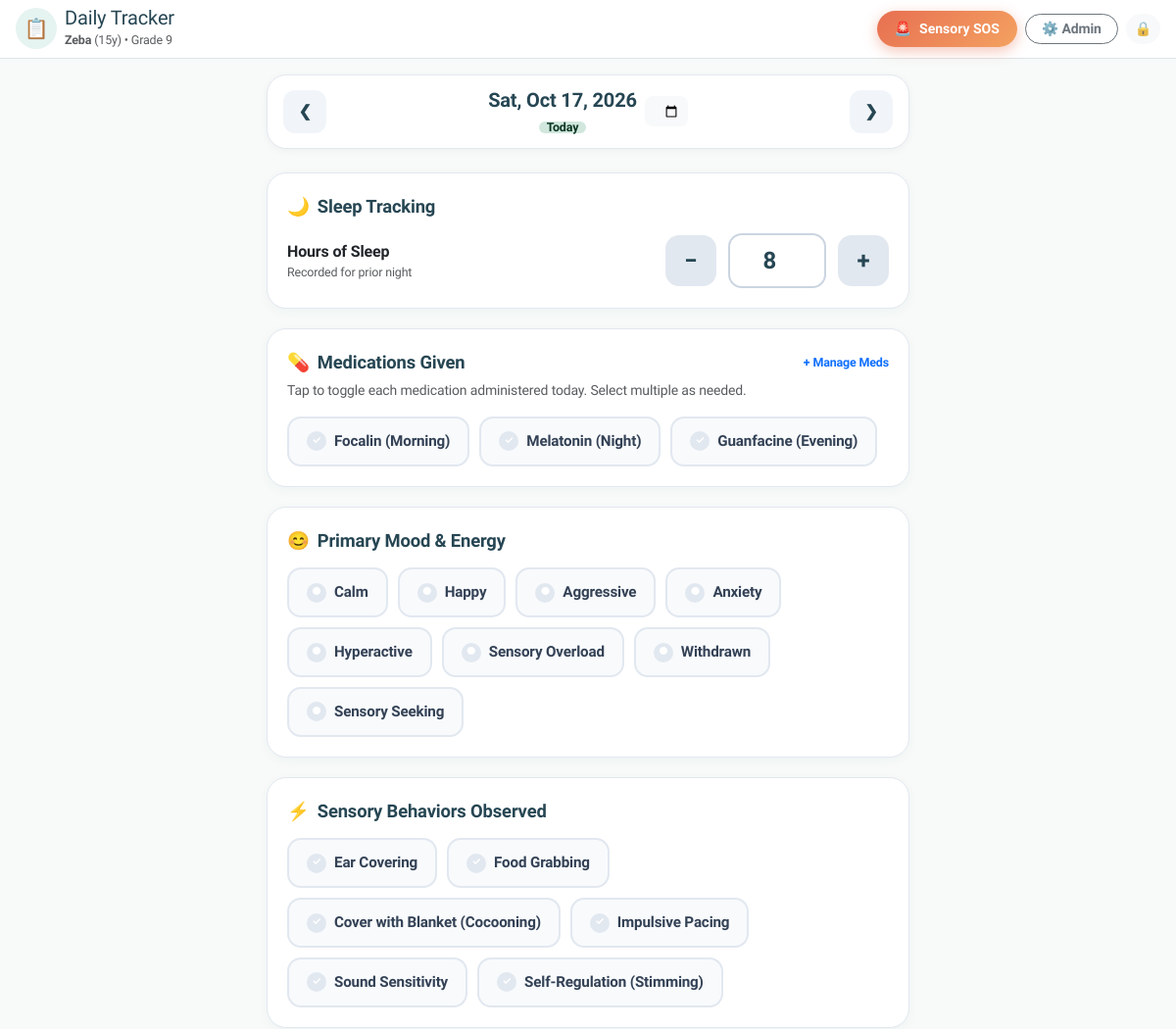
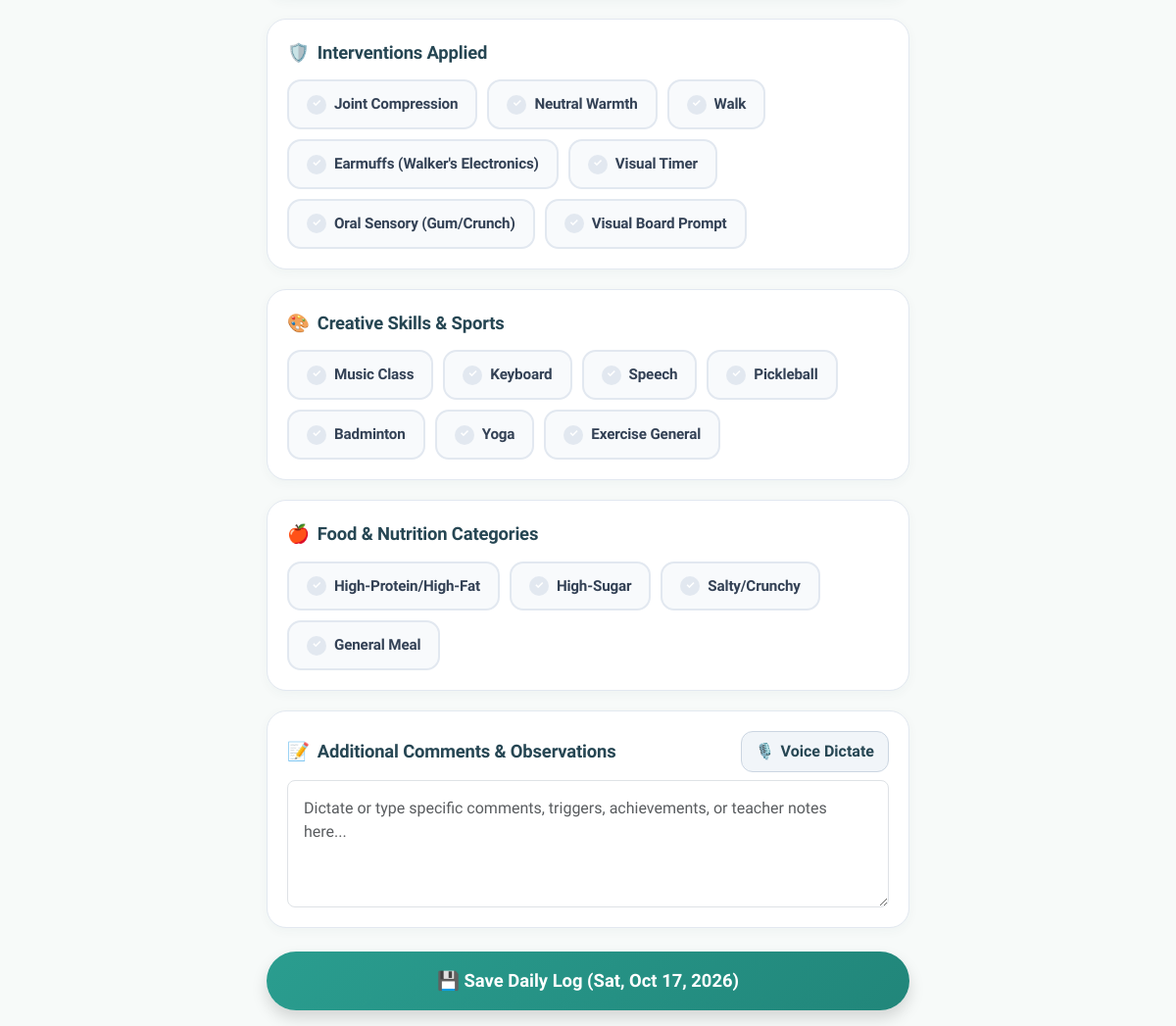
The page / (signed in) on the database its author committed (2 pictures, top to bottom).
### tables this page shows
CREATE TABLE IF NOT EXISTS `master_settings` (
  `id` INT AUTO_INCREMENT PRIMARY KEY,
  `z_name` VARCHAR(100) NOT NULL,
  `z_age` INT NOT NULL,
  `z_class` VARCHAR(100) NOT NULL,
  `z_school` VARCHAR(255) NOT NULL
);

CREATE TABLE IF NOT EXISTS `master_lists` (
  `id` INT AUTO_INCREMENT PRIMARY KEY,
  `category` ENUM('mood', 'medication', 'food', 'behavior', 'intervention', 'exercise', 'activity') NOT NULL,
  `item_name` VARCHAR(255) NOT NULL,
  `is_active` TINYINT(1) DEFAULT 1
);

### index.php (the view, shortened to what the rows shown need)
<?php
require_once __DIR__ . '/config.php';
require_once __DIR__ . '/auth.php';
$pdo = get_db_connection();
$selectedDate = $_GET['date'] ?? date('Y-m-d');
$logStmt = $pdo->prepare("SELECT * FROM z_logs WHERE log_date = ?");
$logStmt->execute([$selectedDate]);
$currentLog = $logStmt->fetch() ?: [];
$selectedMood = $currentLog['overall_mood'] ?? '';
$savedSleep = isset($currentLog['sleep_hours']) ? floatval($currentLog['sleep_hours']) : 8.0;
$savedMeds = !empty($currentLog['medications_json']) ? (json_decode($currentLog['medications_json'], true) ?: []) : [];
$savedBehaviors = !empty($currentLog['sensory_behavior_json']) ? (json_decode($currentLog['sensory_behavior_json'], true) ?: []) : [];
$savedInterventions = !empty($currentLog['interventions_json']) ? (json_decode($currentLog['interventions_json'], true) ?: []) : [];
$savedActivities = !empty($currentLog['activities_json']) ? (json_decode($currentLog['activities_json'], true) ?: []) : [];
$savedNotes = $currentLog['notes'] ?? '';
$masterLists = get_master_list_items($pdo, true);
require_once __DIR__ . '/header.php';
?>
<main class="container py-3" style="max-width: 680px;">
    <?php if (is_teacher()): ?>
        <div class="teacher-summary-container">
            <div class="tracker-section-card">
                <div class="section-title">
                    <span>🌟</span> Mood & Sleep
                </div>
                <div class="row g-3">
                    <div class="col-6">
                        <div class="p-3 bg-light rounded-3 text-center">
                            <div class="text-muted small">Primary Mood</div>
                            <div class="fs-4 fw-bold text-primary mt-1">
                                <?= !empty($selectedMood) ? htmlspecialchars($selectedMood) : '<span class="text-muted fs-6">Not Logged</span>' ?>
                            </div>
                        </div>
                    </div>
                    <div class="col-6">
                        <div class="p-3 bg-light rounded-3 text-center">
                            <div class="text-muted small">Sleep Hours</div>
                            <div class="fs-4 fw-bold text-dark mt-1">
                                <?= $savedSleep > 0 ? htmlspecialchars($savedSleep) . ' hrs' : '<span class="text-muted fs-6">Not Logged</span>' ?>
                            </div>
                        </div>
                    </div>
                </div>
            </div>
            <div class="tracker-section-card">
                <div class="section-title">
                    <span>💊</span> Medications Administered
                </div>
                <?php if (!empty($savedMeds)): ?>
                    <div class="d-flex flex-wrap gap-2">
                        <?php foreach ($savedMeds as $med): ?>
                            <span class="badge bg-success-subtle text-success-emphasis border border-success-subtle p-2 fs-6 rounded-3">
                                ✓ <?= htmlspecialchars($med) ?>
                            </span>
                        <?php endforeach; ?>
                    </div>
                <?php else: ?>
                    <p class="text-muted mb-0 small fst-italic">No medications marked as administered for this date.</p>
                <?php endif; ?>
            </div>
            <div class="tracker-section-card">
                <div class="section-title">
                    <span>⚡</span> Sensory Behaviors Observed
                </div>
                <?php if (!empty($savedBehaviors)): ?>
                    <div class="d-flex flex-wrap gap-2">
                        <?php foreach ($savedBehaviors as $b): ?>
                            <span class="badge bg-warning-subtle text-warning-emphasis border border-warning-subtle p-2 rounded-3">
                                <?= htmlspecialchars($b) ?>
                            </span>
                        <?php endforeach; ?>
                    </div>
                <?php else: ?>
                    <p class="text-muted mb-0 small fst-italic">No sensory behaviors logged.</p>
                <?php endif; ?>
            </div>
            <div class="tracker-section-card">
                <div class="section-title">
                    <span>🛡️</span> Support Interventions Applied
                </div>
                <?php if (!empty($savedInterventions)): ?>
                    <div class="d-flex flex-wrap gap-2">
                        <?php foreach ($savedInterventions as $i): ?>
                            <span class="badge bg-info-subtle text-info-emphasis border border-info-subtle p-2 rounded-3">
                                ✓ <?= htmlspecialchars($i) ?>
                            </span>
                        <?php endforeach; ?>
                    </div>
                <?php else: ?>
                    <p class="text-muted mb-0 small fst-italic">No interventions logged.</p>
                <?php endif; ?>
            </div>
            <div class="tracker-section-card">
                <div class="section-title">
                    <span>🎨</span> Activities & Exercise
                </div>
                <?php if (!empty($savedActivities)): ?>
                    <div class="d-flex flex-wrap gap-2">
                        <?php foreach ($savedActivities as $a): ?>
                            <span class="badge bg-purple-subtle text-primary border p-2 rounded-3">
                                <?= htmlspecialchars($a) ?>
                            </span>
                        <?php endforeach; ?>
                    </div>
                <?php else: ?>
                    <p class="text-muted mb-0 small fst-italic">No activities logged.</p>
                <?php endif; ?>
            </div>
            <div class="tracker-section-card">
                <div class="section-title">
                    <span>📝</span> Daily Narrative & Notes
                </div>
                <?php if (!empty($savedNotes)): ?>
                    <div class="p-3 bg-light rounded-3 text-secondary" style="white-space: pre-wrap; font-size: 0.95rem;">
                        <?= nl2br(htmlspecialchars($savedNotes)) ?>
                    </div>
                <?php else: ?>
                    <p class="text-muted mb-0 small fst-italic">No additional notes recorded for this date.</p>
                <?php endif; ?>
            </div>
        </div>
    <?php else: ?>
        <form method="POST" action="index.php?date=<?= $selectedDate ?>" id="dailyLogForm">
            <div class="tracker-section-card">
                <div class="toggle-pills-grid">
                    <?php
                    $medList = $masterLists['medication'] ?? [];
                    if (!empty($medList)):
                        foreach ($medList as $med):
                            $name = $med['item_name'];
                    ?>
                        <label class="toggle-pill-item pill-medication">
                            <span class="pill-label">
                                <span class="pill-check-icon">✓</span>
                                <?= htmlspecialchars($name) ?>
                            </span>
                        </label>
                    <?php
                        endforeach;
                    else:
                    ?>
                        <div class="alert alert-light text-muted small border mb-0">
                            No active medications configured. <a href="admin.php#tab-medication">Add medications here</a>.
                        </div>
                    <?php endif; ?>
                </div>
            </div>
            <div class="tracker-section-card">
                <div class="toggle-pills-grid">
                    <?php
                    $moodList = $masterLists['mood'] ?? [];
                    foreach ($moodList as $mood):
                        $name = $mood['item_name'];
                    ?>
                        <label class="toggle-pill-item pill-mood">
                            <span class="pill-label">
                                <span class="pill-check-icon">●</span>
                                <?= htmlspecialchars($name) ?>
                            </span>
                        </label>
                    <?php endforeach; ?>
                </div>
            </div>
            <div class="tracker-section-card">
                <div class="toggle-pills-grid">
                    <?php
                    $behaviorList = $masterLists['behavior'] ?? [];
                    foreach ($behaviorList as $beh):
                        $name = $beh['item_name'];
                    ?>
                        <label class="toggle-pill-item pill-behavior">
                            <span class="pill-label">
                                <span class="pill-check-icon">✓</span>
                                <?= htmlspecialchars($name) ?>
                            </span>
                        </label>
                    <?php endforeach; ?>
                </div>
            </div>
            <div class="tracker-section-card">
                <div class="toggle-pills-grid">
                    <?php
                    $intList = $masterLists['intervention'] ?? [];
                    foreach ($intList as $int):
                        $name = $int['item_name'];
                    ?>
                        <label class="toggle-pill-item pill-intervention">
                            <span class="pill-label">
                                <span class="pill-check-icon">✓</span>
                                <?= htmlspecialchars($name) ?>
                            </span>
                        </label>
                    <?php endforeach; ?>
                </div>
            </div>
            <div class="tracker-section-card">
                <div class="toggle-pills-grid">
                    <?php
                    $acts = array_merge($masterLists['activity'] ?? [], $masterLists['exercise'] ?? []);
                    foreach ($acts as $act):
                        $name = $act['item_name'];
                    ?>
                        <label class="toggle-pill-item pill-activity">
                            <span class="pill-label">
                                <span class="pill-check-icon">✓</span>
                                <?= htmlspecialchars($name) ?>
                            </span>
                        </label>
                    <?php endforeach; ?>
                </div>
            </div>
            <div class="tracker-section-card">
                <div class="toggle-pills-grid">
                    <?php
                    $foodList = $masterLists['food'] ?? [];
                    foreach ($foodList as $f):
                        $name = $f['item_name'];
                    ?>
                        <label class="toggle-pill-item pill-food">
                            <span class="pill-label">
                                <span class="pill-check-icon">✓</span>
                                <?= htmlspecialchars($name) ?>
                            </span>
                        </label>
                    <?php endforeach; ?>
                </div>
            </div>
        </form>
    <?php endif; ?>
</main>
</body>
</html>

### header.php (shortened to what the rows shown need)
<?php
require_once __DIR__ . '/config.php';
require_once __DIR__ . '/auth.php';
$pdo = get_db_connection();
$settings = get_master_settings($pdo);
?>
<!DOCTYPE html>
<html lang="en">
<head>
    <link href="https://cdn.jsdelivr.net/npm/bootstrap@5.3.3/dist/css/bootstrap.min.css" rel="stylesheet">
    <link rel="stylesheet" href="assets/css/style.css">
</head>
<body class="bg-warm-light">
<header class="navbar navbar-expand bg-white border-bottom sticky-top py-2 px-3 shadow-xs">
    <div class="container-fluid px-0 d-flex justify-content-between align-items-center">
        <div class="d-flex align-items-center gap-2">
            <a href="index.php" class="text-decoration-none">
                <div class="d-flex align-items-center gap-2">
                    <div>
                        <div class="fw-800 text-slate lh-1 fs-5">Daily Tracker</div>
                        <div class="text-muted x-small mt-1">
                            <strong><?= htmlspecialchars($settings['z_name']) ?></strong> (<?= htmlspecialchars($settings['z_age']) ?>y) &bull; <?= htmlspecialchars($settings['z_class']) ?>
                        </div>
                    </div>
                </div>
            </a>
        </div>
    </div>
</header>

### rows shown on the page
master_settings: z_name "Zeba", z_age "15", z_class "Grade 9"
master_lists: item_name "Focalin (Morning)"
master_lists: item_name "Melatonin (Night)"
master_lists: item_name "Guanfacine (Evening)"
master_lists: item_name "Calm"
master_lists: item_name "Happy"
master_lists: item_name "Aggressive"
master_lists: item_name "Anxiety"
master_lists: item_name "Hyperactive"
master_lists: item_name "Sensory Overload"
master_lists: item_name "Withdrawn"
master_lists: item_name "Sensory Seeking"
master_lists: item_name "Ear Covering"
master_lists: item_name "Food Grabbing"
master_lists: item_name "Cover with Blanket (Cocooning)"
master_lists: item_name "Impulsive Pacing"
master_lists: item_name "Sound Sensitivity"
master_lists: item_name "Self-Regulation (Stimming)"
master_lists: item_name "Joint Compression"
master_lists: item_name "Neutral Warmth"
master_lists: item_name "Walk"
master_lists: item_name "Earmuffs (Walker's Electronics)"
master_lists: item_name "Visual Timer"
master_lists: item_name "Oral Sensory (Gum/Crunch)"
master_lists: item_name "Visual Board Prompt"
master_lists: item_name "Music Class"
master_lists: item_name "Keyboard"
master_lists: item_name "Speech"
master_lists: item_name "Pickleball"
master_lists: item_name "Badminton"
master_lists: item_name "Yoga"
master_lists: item_name "Exercise General"
master_lists: item_name "High-Protein/High-Fat"
master_lists: item_name "High-Sugar"
master_lists: item_name "Salty/Crunchy"
master_lists: item_name "General Meal"

### other values the page prints
$displayDate "Sat, Oct 17, 2026"
